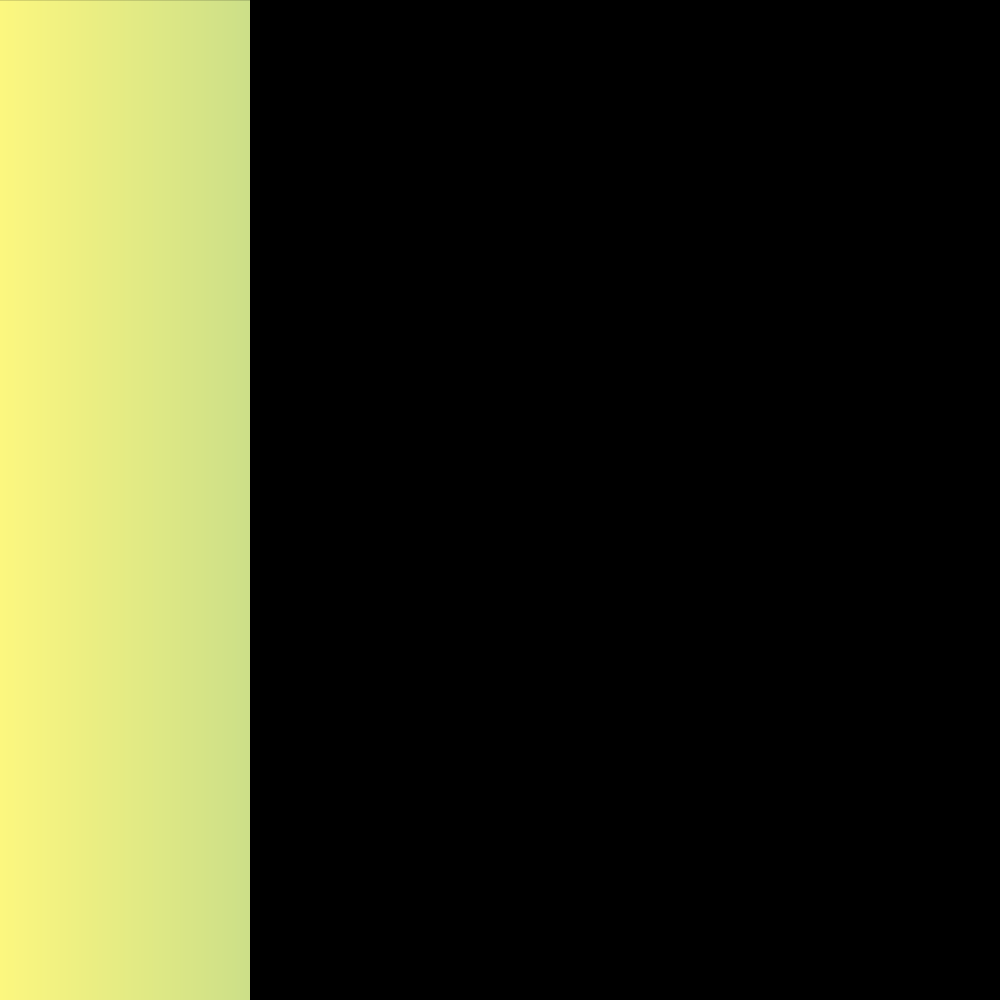
Frame 1 (no input)
Frame 60 (the mouse pressed at the canvas centre just before this capture): identical to frame 1, image omitted
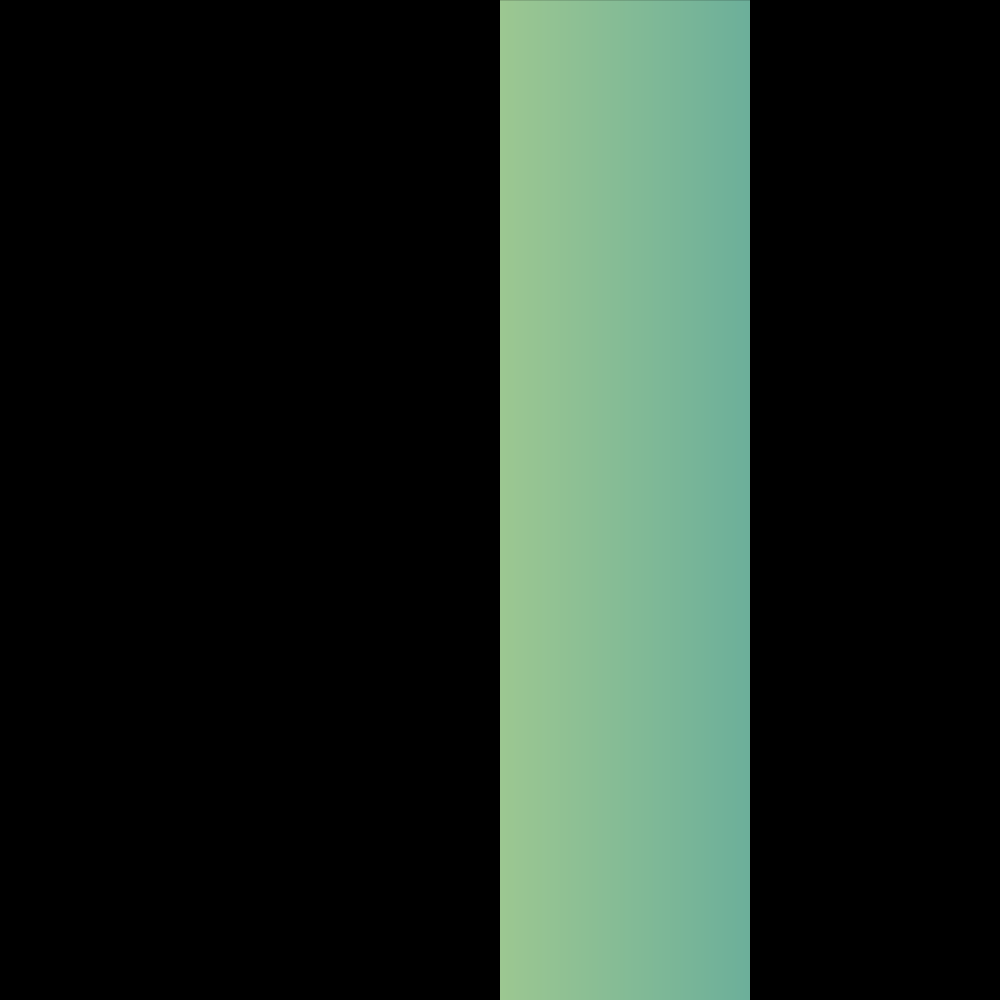
Frame 120 (the mouse held since frame 60 and released just before this capture)

The Processing sketch that drew these frames (run headless with seeded random() and noise(); from frame 60 on, the mouse is pressed at the canvas centre):

// Processing sketch: cc_tut_color_gradient_01
// ── cc_tut_color_gradient_01.pde
// 252, 247, 127
// 60, 151, 163
// 142, 203, 190
// 228, 228, 228

color colors[];

void setup() {
  size(1000, 1000);
  
  colors = new color[4];
  colors[0] = color(252, 247, 127);
  colors[1] = color(60, 151, 163);
  colors[2] = color(142, 203, 190);
  colors[3] = color(228);
}

void draw() {
  background(0);
  // define width of the area 
  int w = width/4;
  // iterate through every pixel (x-axis) after mouseX
  for(int i = 0; i < w; i++) {
    // calculate fraction for every pixel
    float fraction = (float)(mouseX + i) / width;
    
    // interpolate between 2 colors based on the index (i)
    color cInter = lerpColor(colors[0], colors[1], fraction);
    stroke(cInter);
    line(mouseX + i, 0, mouseX + i, height);
  }
}
